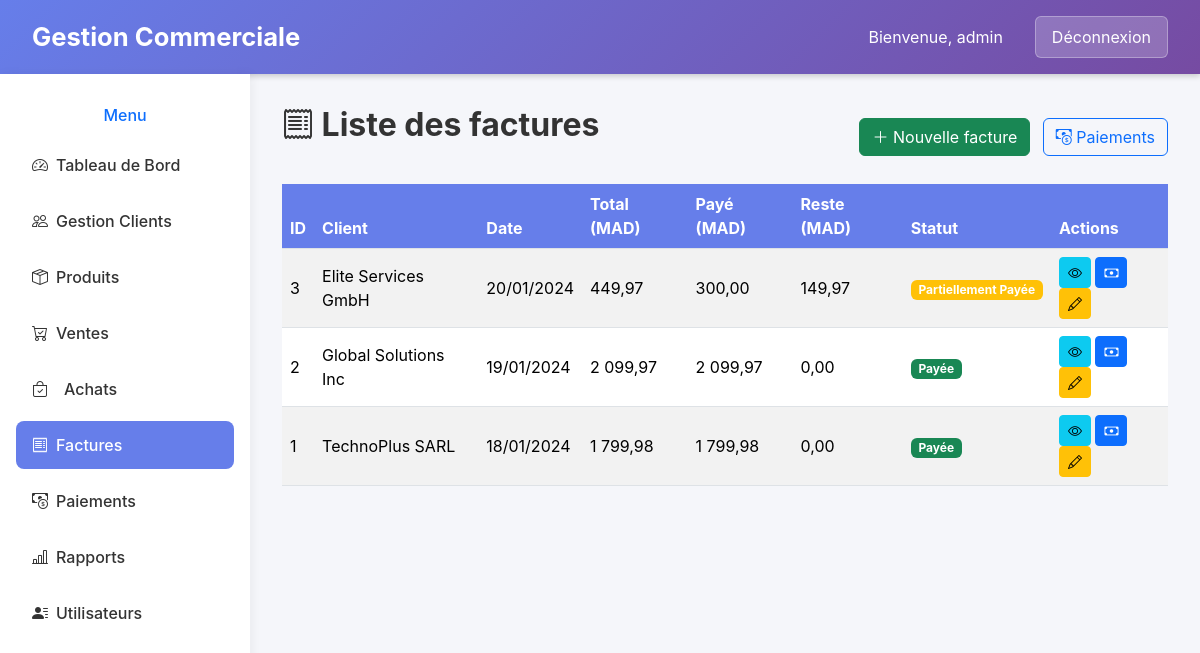
The page /facture_list.php (signed in) on the database its author committed.
### tables this page shows
CREATE TABLE `factures` (
  `id` int(11) NOT NULL,
  `client_id` int(11) DEFAULT NULL,
  `date_facture` date NOT NULL,
  `total` decimal(10,2) NOT NULL,
  `statut` enum('impayee','payee','partiellement_payee') DEFAULT 'impayee',
  `note` text DEFAULT NULL,
  `created_at` timestamp NOT NULL DEFAULT current_timestamp()
);

CREATE TABLE `clients` (
  `id` int(11) NOT NULL,
  `client` varchar(100) NOT NULL,
  `adresse` text DEFAULT NULL,
  `ville` varchar(100) DEFAULT NULL,
  `pays` varchar(100) DEFAULT NULL,
  `telephone` varchar(20) DEFAULT NULL,
  `fax` varchar(20) DEFAULT NULL,
  `email` varchar(100) DEFAULT NULL,
  `personne_a_contacter` varchar(100) DEFAULT NULL,
  `commercial` varchar(100) DEFAULT NULL,
  `created_at` timestamp NOT NULL DEFAULT current_timestamp()
);

### facture_list.php (the view, shortened to what this page needs)
<?php
try {
    $sql = "
        SELECT f.*, c.client AS client_nom,
               (SELECT IFNULL(SUM(p.montant),0) FROM paiements p WHERE p.facture_id = f.id) AS total_paye
        FROM factures f
        LEFT JOIN clients c ON f.client_id = c.id
        ORDER BY f.date_facture DESC, f.id DESC
    ";
    $factures = $pdo->query($sql)->fetchAll(PDO::FETCH_ASSOC);
} catch (Exception $e) {
    $factures = [];
    $errorMsg = $e->getMessage();
}
?>
<!doctype html>
<html lang="fr">
<head>
  <link href="css/bootstrap.min.css" rel="stylesheet">
  <link href="https://cdn.jsdelivr.net/npm/bootstrap-icons@1.11.3/font/bootstrap-icons.css" rel="stylesheet">
</head>
<body>
  <div class="header">
    <div class="logo">Gestion Commerciale</div>
    <div class="user-info">
      <span style="color:#fff; margin-right:1rem;">Bienvenue, <?php echo htmlspecialchars($_SESSION['username'] ?? 'Utilisateur'); ?></span>
      <a href="logout.php" class="logout-btn">Déconnexion</a>
    </div>
  </div>
  <div class="container-dashboard">
    <div class="sidebar">
      <h6 class="text-center text-primary mb-3">Menu</h6>
      <a href="index.php" class="nav-link"><i class="bi bi-speedometer2"></i> Tableau de Bord</a>
      <a href="clients.php" class="nav-link"><i class="bi bi-people"></i>Gestion Clients</a>
      <a href="produits.php" class="nav-link"><i class="bi bi-box-seam"></i> Produits</a>
      <a href="ventes.php" class="nav-link"><i class="bi bi-cart-check"></i> Ventes</a>
      <a href="achats.php" class="nav-link"><i class="bi bi-bag-check me-2"></i> Achats</a>
      <a href="facture_list.php" class="nav-link active"><i class="bi bi-receipt"></i> Factures</a>
      <a href="paiement_list.php" class="nav-link"><i class="bi bi-cash-coin"></i> Paiements</a>
      <a href="rapports.php" class="nav-link"><i class="bi bi-bar-chart-line"></i> Rapports</a>
      <a href="users.php" class="nav-link"><i class="bi bi-person-lines-fill"></i> Utilisateurs</a>
    </div>
    <div class="main-content">
      <div class="d-flex justify-content-between align-items-center mb-3">
        <h2 class="mb-4"><i class="bi bi-receipt"></i> Liste des factures</h2>
        <div>
          <a href="facture_add.php" class="btn btn-success"><i class="bi bi-plus-lg"></i> Nouvelle facture</a>
          <a href="paiement_list.php" class="btn btn-outline-primary ms-2"><i class="bi bi-cash-coin"></i> Paiements</a>
        </div>
      </div>
      <div class="table-responsive">
        <table class="table table-striped align-middle">
          <thead>
            <tr>
              <th>ID</th>
              <th>Client</th>
              <th>Date</th>
              <th>Total (MAD)</th>
              <th>Payé (MAD)</th>
              <th>Reste (MAD)</th>
              <th>Statut</th>
              <th>Actions</th>
            </tr>
          </thead>
          <tbody>
            <?php if ($factures): ?>
              <?php foreach ($factures as $f):
                $total = floatval($f['total'] ?? 0);
                $paye = floatval($f['total_paye'] ?? 0);
                $reste = $total - $paye;
                if ($reste <= 0) {
                    $statut = 'Payée';
                    $badge_class = 'bg-success';
                } else if ($paye > 0) {
                    $statut = 'Partiellement Payée';
                    $badge_class = 'bg-warning';
                } else {
                    $statut = 'Non Payée';
                    $badge_class = 'bg-danger';
                }
              ?>
                <tr>
                  <td><?php echo $f['id']; ?></td>
                  <td><?php echo htmlspecialchars($f['client_nom'] ?? '—'); ?></td>
                  <td><?php echo htmlspecialchars(date('d/m/Y', strtotime($f['date_facture'] ?? date('Y-m-d')))); ?></td>
                  <td><?php echo number_format($total, 2, ',', ' '); ?></td>
                  <td><?php echo number_format($paye, 2, ',', ' '); ?></td>
                  <td><?php echo number_format($reste, 2, ',', ' '); ?></td>
                  <td>
                    <span class="badge <?php echo $badge_class; ?>"><?php echo $statut; ?></span>
                  </td>
                  <td>
                    <a href="facture_view.php?id=<?php echo $f['id']; ?>" class="btn btn-sm btn-info" title="Voir"><i class="bi bi-eye"></i></a>
                    <a href="paiement_add.php?facture_id=<?php echo $f['id']; ?>" class="btn btn-sm btn-primary" title="Ajouter Paiement"><i class="bi bi-cash"></i></a>
                    <a href="facture_edit.php?id=<?php echo $f['id']; ?>" class="btn btn-sm btn-warning" title="Modifier"><i class="bi bi-pencil"></i></a>
                  </td>
                </tr>
              <?php endforeach; ?>
            <?php else: ?>
              <tr><td colspan="8" class="text-center text-muted">Aucune facture trouvée</td></tr>
            <?php endif; ?>
          </tbody>
        </table>
      </div>
    </div>
  </div>
</body>
</html>

### facture_list.php (style rules this page uses)
body { font-family: 'Inter', sans-serif; background:#f5f6fa; margin:0; }
.header { background: linear-gradient(135deg,#667eea,#764ba2); color:white; padding:1rem 2rem; display:flex; justify-content:space-between; align-items:center; box-shadow:0 2px 6px rgba(0,0,0,0.2); }
.logo { font-size:1.6rem; font-weight:700; }
.user-info { display:flex; align-items:center; gap:1rem; }
.logout-btn { background: rgba(255,255,255,0.2); color:white; border:1px solid rgba(255,255,255,0.3); padding:0.5rem 1rem; border-radius:6px; text-decoration:none; transition:0.3s; }
.container-dashboard { display:flex; min-height:calc(100vh - 70px); }
.sidebar { width:250px; background:white; padding:2rem 1rem; box-shadow:2px 0 10px rgba(0,0,0,0.05); }
.nav-link { display:flex; align-items:center; gap:0.5rem; color:#333; text-decoration:none; padding:0.75rem 1rem; border-radius:8px; margin-bottom:0.5rem; font-weight:500; transition:0.2s; }
.nav-link.active, .nav-link:hover { background-color:#667eea; color:white; }
.main-content { flex:1; padding:2rem; }
.table th { background:#667eea; color:#fff; }
h2 { font-weight:700; color:#333; }

### rows shown on the page
factures: id "3", client.client "Elite Services GmbH", total "449,97", paye "300,00", reste "149,97", statut "Partiellement Payée"
factures: id "2", client.client "Global Solutions Inc", total "2 099,97", paye "2 099,97", reste "0,00", statut "Payée"
factures: id "1", client.client "TechnoPlus SARL", total "1 799,98", paye "1 799,98", reste "0,00", statut "Payée"

### other values the page prints
$_SESSION['username'] "admin"
